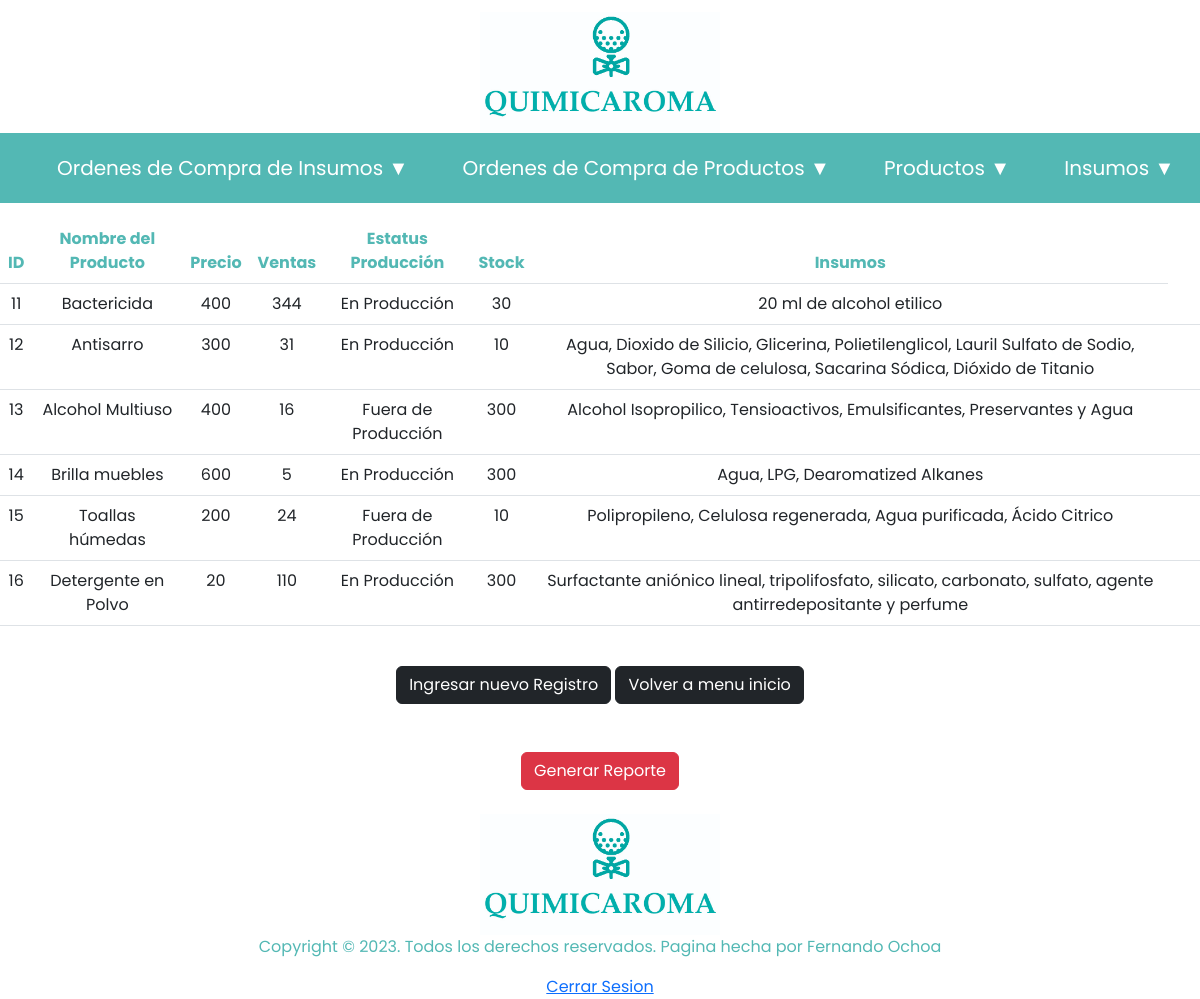
The app's page /php/paginas/opciones/Productos/verProductos.php with its own data.
### tables this page shows
CREATE TABLE `producto` (
  `idProducto` int(11) NOT NULL,
  `nombreProducto` varchar(45) NOT NULL,
  `precio` double DEFAULT NULL,
  `ventas` int(11) DEFAULT NULL,
  `estatusProduccion` tinyint(1) NOT NULL,
  `stock` int(11) NOT NULL,
  `Insumos` text NOT NULL
);

### php/paginas/opciones/Productos/verProductos.php (the view, shortened to what this page needs)
<?php
include "../../../Database/dbconexion.php";
$queryResultado = mysqli_query($conn,"SELECT * FROM producto");
?>
<!DOCTYPE html>
<html lang="en">
<head>
    <link rel="stylesheet" href="../../../../css/home.css"></link>
    <link href="https://cdn.jsdelivr.net/npm/bootstrap@5.3.0-alpha3/dist/css/bootstrap.min.css" rel="stylesheet">
</head>
<body>
<a href="../../home.php"><header class="header_Quimicaroma">
   <img class="LogoQuimicaroma" src="../../../../img/logo.jpg"></img>
</header></a>
<nav>
        <ul>
            <li>
           <a href="#" class="dropdownNombre"> Ordenes de Compra de Insumos ▼</a>
            </li>
            <li>
           <a href="#" class="dropdownNombre"> Ordenes de Compra de Productos ▼</a>
            </li>
            <li>
            <a href="#" class="dropdownNombre"> Productos ▼</a>
            </li>
        <li>
        <a href="#" class="dropdownNombre"> Insumos ▼</a>
    </li>
    </ul>
    </nav>
    <table class="table">
        <thead>
            <th style='color: rgb(83, 184, 180)'>ID</th>
            <th style='color: rgb(83, 184, 180)'>Nombre del Producto</th>
            <th style='color: rgb(83, 184, 180)'>Precio</th>
            <th style='color: rgb(83, 184, 180)'>Ventas</th>
            <th style='color: rgb(83, 184, 180)'>Estatus Producción</th>
            <th style='color: rgb(83, 184, 180)'>Stock</th>
            <th style='color: rgb(83, 184, 180)'>Insumos</th>
        </thead>
        <?php while($rows = mysqli_fetch_array($queryResultado)){
            $estatus = "";
            if($rows['estatusProduccion'] == 1) {
                $estatus = "En Producción";
            } else {
                $estatus = "Fuera de Producción";
            }
            ?>
        <tr>
            <td><?php echo $rows['idProducto'];?></td>
            <td><?php echo $rows['nombreProducto'];?></td>
            <td><?php echo $rows['precio'];?></td>
            <td><?php echo $rows['ventas'];?></td>
            <td><?php echo $estatus;?></td>
            <td><?php echo $rows['stock'];?></td>
            <td><?php echo $rows['Insumos'];?></td>
            <td><a href="editarProducto.php?id=<?php echo $rows['idProducto']?>"style="color: rgb(83, 184, 180)"><ion-icon name="create-outline"></ion-icon></a></td>
            <td><a href="borrarProducto.php?id=<?php echo $rows['idProducto']?>" style="color: rgb(83, 184, 180)"><ion-icon name="trash-outline"></ion-icon></a></td>
        </tr>
  <?php    } ?>
    </table> <br>
    <div class="botonesForm">
    <form action="" method="POST">
    <input type="submit" class="btn btn-dark" value="Ingresar nuevo Registro" name="nuevoRegistro">
    <input type="submit" class="btn btn-dark" value="Volver a menu inicio" name="botonInicio"> <br>
    </div> <br> <br>
    <div class="botonReporte">
    <a href="../fpdf/ReportesProductos.php" class="btn btn-danger" target="_blank" >Generar Reporte <ion-icon name="document-text-outline"></ion-icon></a>
    </div>
    <footer>
    <img src="../../../../img/logo.jpg" class="LogoQuimicaroma"></img>
    <p>Copyright © 2023. Todos los derechos reservados. Pagina hecha por Fernando Ochoa</p>
    <a href="../../../../cerrarsesion.php">Cerrar Sesion</a>
</footer>
</body>
</html>

### css/home.css (style rules this page uses)
* { padding: 0; margin: 0; font-family: 'poppins',sans-serif; }
.header_Quimicaroma { margin-top: 1%; justify-content: center; display: flex; }
.LogoQuimicaroma { width: 20%; }
footer { text-align: center; color: rgb(83, 184, 180); margin-top: 2%; }
ul { list-style: none; background:rgb(83, 184, 180); }
ul li { display: inline-block; position: relative; }
ul li a { display: block; padding: 20px 25px; color: #FFF; text-decoration: none; text-align: center; font-size: 20px; }

### php/paginas/opciones/Productos/verProductos.php (style rules this page uses)
.table { text-align: center; }
.botonesForm { text-align: center; }
.botonReporte { text-align: center; }

### records on screen
producto: idProducto "11", nombreProducto "Bactericida", precio "400", ventas "344", estatusProduccion "En Producción", stock "30", Insumos "20 ml de alcohol etilico"
producto: idProducto "12", nombreProducto "Antisarro", precio "300", ventas "31", estatusProduccion "En Producción", stock "10", Insumos "Agua, Dioxido de Silicio, Glicerina, Polietilenglicol, Lauril Sulfato de Sodio, Sabor, Goma de celulosa, Sacarina Sódica, Dióxido de Titanio"
producto: idProducto "13", nombreProducto "Alcohol Multiuso", precio "400", ventas "16", estatusProduccion "Fuera de Producción", stock "300", Insumos "Alcohol Isopropilico, Tensioactivos, Emulsificantes, Preservantes y Agua"
producto: idProducto "14", nombreProducto "Brilla muebles", precio "600", ventas "5", estatusProduccion "En Producción", stock "300", Insumos "Agua, LPG, Dearomatized Alkanes"
producto: idProducto "15", nombreProducto "Toallas húmedas", precio "200", ventas "24", estatusProduccion "Fuera de Producción", stock "10", Insumos "Polipropileno, Celulosa regenerada, Agua purificada, Ácido Citrico"
producto: idProducto "16", nombreProducto "Detergente en Polvo", precio "20", ventas "110", estatusProduccion "En Producción", stock "300", Insumos "Surfactante aniónico lineal, tripolifosfato, silicato, carbonato, sulfato, agente antirredepositante y perfume"
